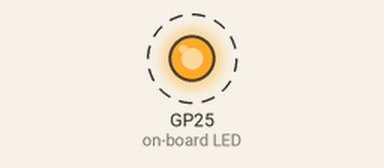
A program run on a simulated Raspberry Pi Pico running MicroPython. Parts: output pins drawn as LEDs (lit = HIGH). Dashed ring = blinking. Library files of the repository ran but are not shown: 1 file(s); what the program prints to the serial console is not drawn.

Above: at 0.1 s.
Timing chart, 0 to 3.0 s (numbered marks = the images above):
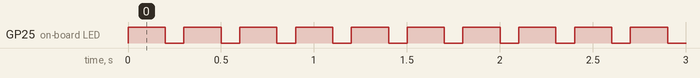

The program:

main.py
```python
import time
import machine

DELAY_ON = 0.2
DELAY_OFF = 0.1

def blink(pin):
    p = machine.Pin(pin, machine.Pin.OUT)

    while True:
        p.on()
        time.sleep(DELAY_ON)
        p.off()
        time.sleep(DELAY_OFF)

if __name__ == '__main__':
    print("Blink RP2040 at pin 25 with delay = %f secs" % DELAY_ON)
    blink(25)
```

Measured:
- by itself, GP25 (on-board LED): alternates HIGH for 0.20 s and LOW for 0.10 s
